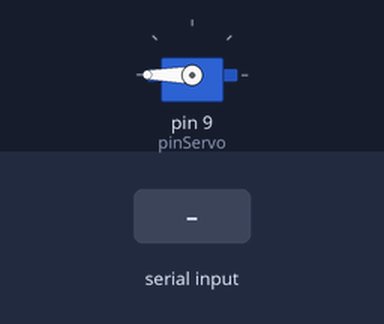
This sketch was run on a simulated Arduino Uno, built with avr-gcc and run on an emulated ATmega328P. Parts: servo. Inputs (shaded band) come from the test bench.

Above: at 1.2 s.
1.3 s: "1" received over the second serial link
At 2.5 s:
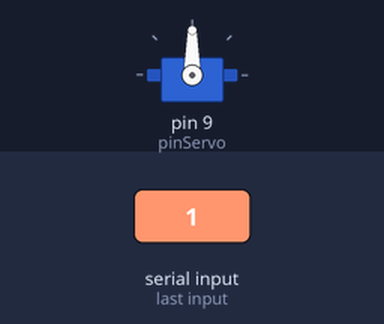
Timing chart, 0 to 4.3 s (numbered marks = the images above; inputs shaded):
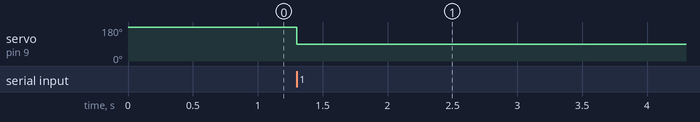

The sketch:

servoBluetooth.ino
```cpp
#include <Servo.h>
#include <SoftwareSerial.h>

Servo meuservo; // Inicializa o servo
int pinServo = 9;  // Define que o Servo está conectado a Porta 9

const byte rxPin = 12; // connctar o tx do modulo bluetooth
const byte txPin = 13; // conectar o rx do modulo bluetooth

double servoPosition;

SoftwareSerial mySerial (rxPin, txPin);

void setup() {
  meuservo.attach(pinServo);
  mySerial.begin(9600);
  Serial.begin(9600);
  meuservo.write(180);
}

void loop() {
  String positionText;
  int ler;
  while (mySerial.available()>0){
    do {
      ler = mySerial.read();
      if(ler!=124) {
        char character = ler;
        positionText.concat(character);
      }
      movServo();
   } while(ler!=124);
   servoPosition = positionText.toDouble();
   positionText = "";
   movServo();
   delay(50);
  }
}

void movServo() {
  int angulo;
  angulo = mapD(servoPosition, -9.9, 9.9, 0, 180); // Associa o valor da posição do eixo x ao valor do ângulo do servo
  meuservo.write(angulo);
}

double mapD(double x, double in_min, double in_max, double out_min, double out_max) {
  return (x - in_min) * (out_max - out_min) / (in_max - in_min) + out_min;
}
```

Measured:
- after the input at 1.3 s, servo on pin 9 (pinServo): 180° → 90° at once
